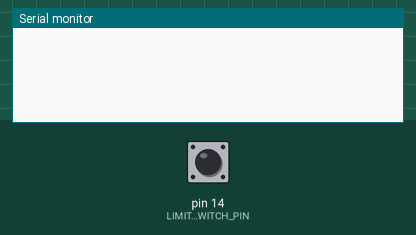
Recording of a sketch running on a simulated Arduino Uno, built with avr-gcc and run on an emulated ATmega328P. On the bench: the last lines printed to the serial monitor. The test bench sets the inputs (shaded band); at power-on: pin 14 (LIMIT_SWITCH_PIN) LOW.

Above: at 1.2 s.
1.3 s: pin 14 (LIMIT_SWITCH_PIN) pulled HIGH for 0.15 s
At 1.7 s:
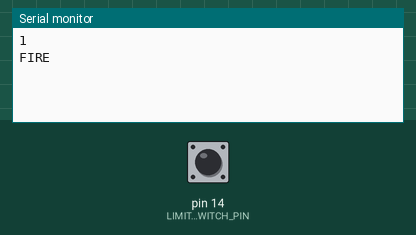
2.9 s: pin 14 (LIMIT_SWITCH_PIN) pulled HIGH for 1 s
At 4.1 s:
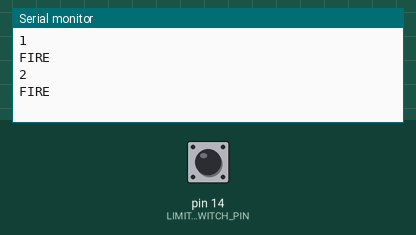
5.4 s: pin 14 (LIMIT_SWITCH_PIN) pulled HIGH for 1 s
At 6.3 s:
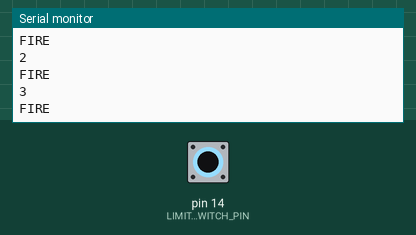

Measured:
- after the input at 1.3 s, the serial monitor: prints a new line at once (image 1)
- after the input at 2.9 s, the serial monitor: prints a new line at once (image 2)
- after the input at 5.4 s, the serial monitor: prints a new line after 0.40 s (image 3)

The sketch:

sketch_feb14b.ino
```cpp
#define LIMIT_SWITCH_PIN 14
unsigned long lmswPressTime = 0;
int delayPeriod = 500, cnt = 0;
bool debounceDone = false;
void setup(){
  Serial.begin(115200);
  pinMode(LIMIT_SWITCH_PIN, INPUT);

}


void loop(){
  if(millis() - lmswPressTime > lmswPressTime)
    debounceDone = true;
  if(digitalRead(LIMIT_SWITCH_PIN) == HIGH && debounceDone == true){
    lmswPressTime = millis();
    debounceDone = false;
    cnt++;
    Serial.println(cnt);
    Serial.println("FIRE");
  }
}
```
